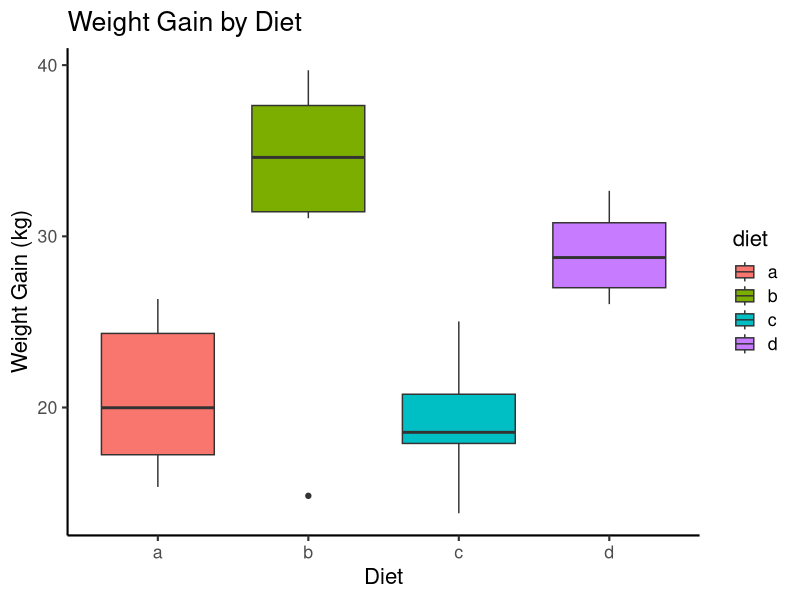
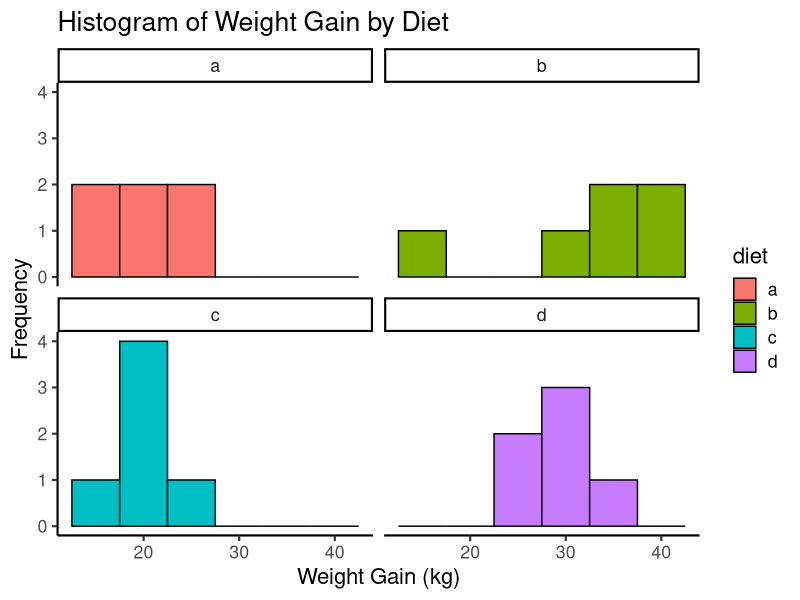
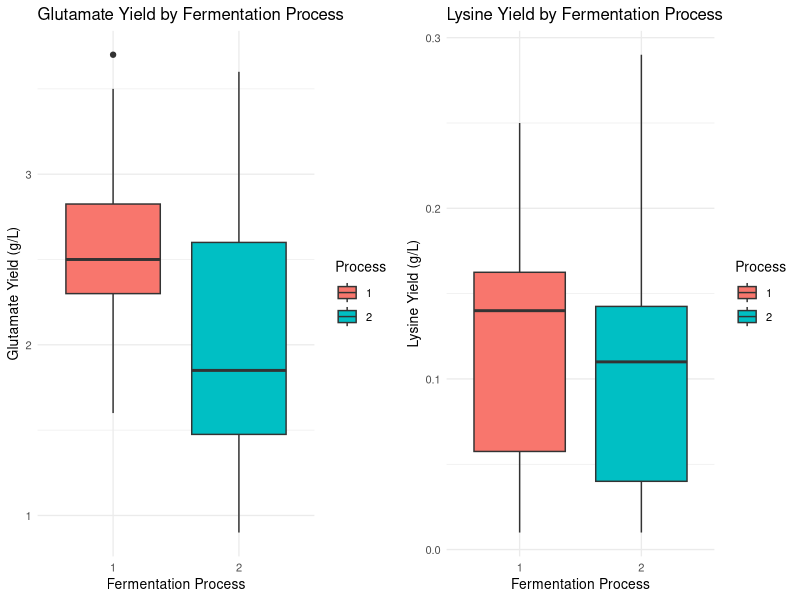
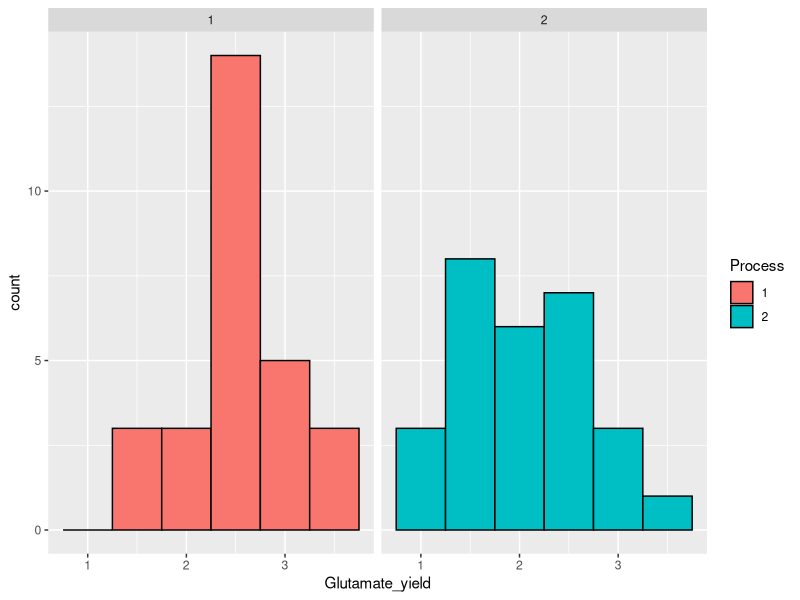
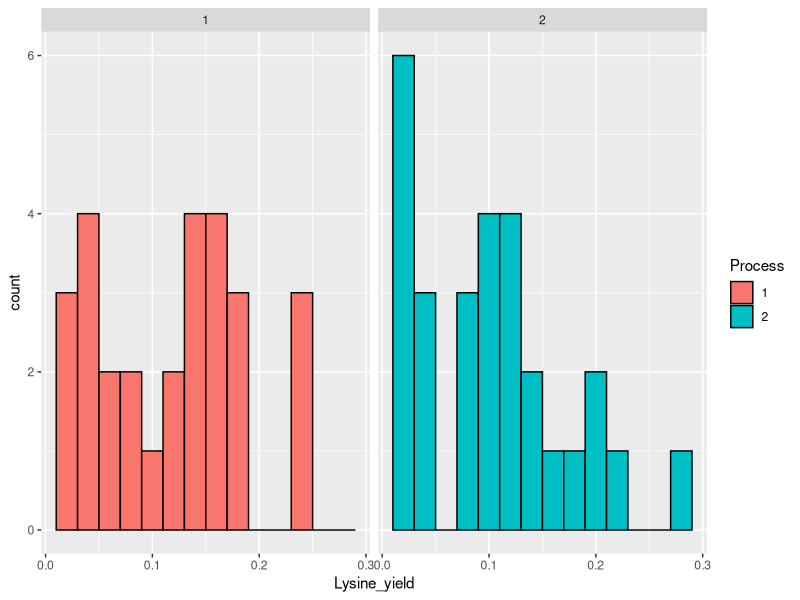
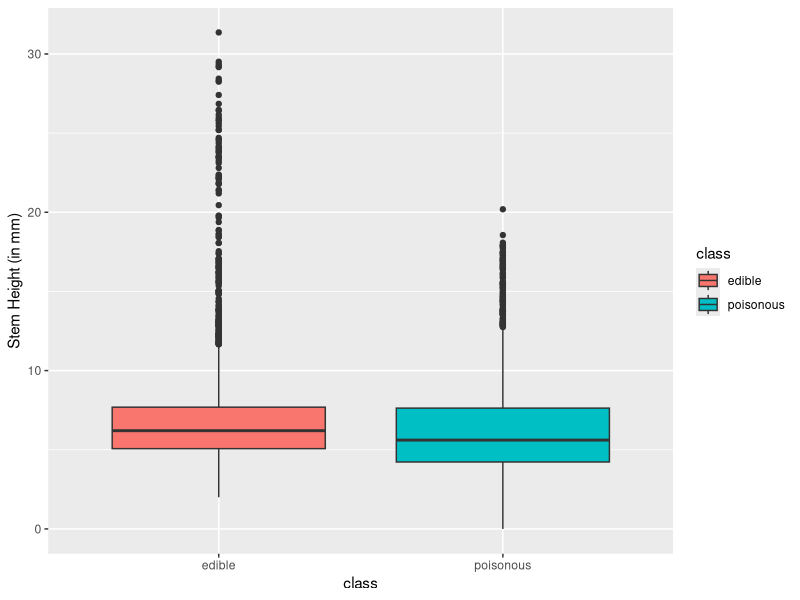
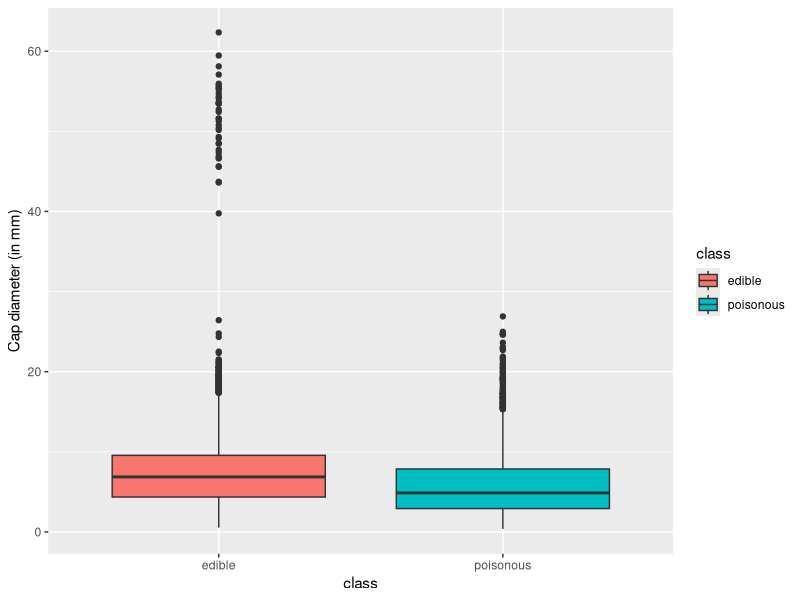
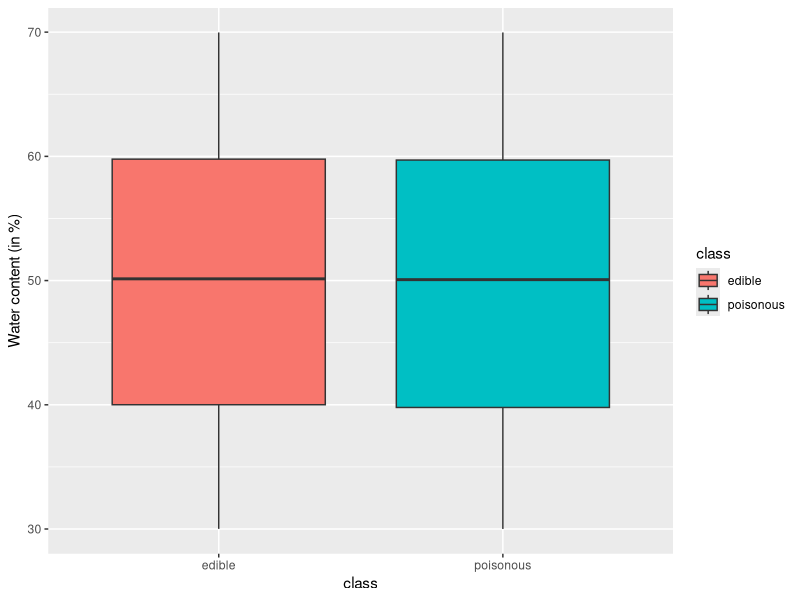

The R source for these figures, in order:
library(tidyverse)
library(dplyr)
library(ggplot2)
library(gridExtra)

df1 = read.csv("Deer.csv", header = T, stringsAsFactors = T)
View(df1) # 2 cols and 24 rows

str(df1) #all columns are in proper data types

summary(df1) #no na,nan or missing values

#Before performing let's us visualize

ggplot(df1, aes(x=diet, y=gain, fill=diet)) +
  geom_boxplot() +
  labs(title = "Weight Gain by Diet", x = "Diet", y = "Weight Gain (kg)") +
  theme_classic(base_size = 16)

#Diet B shows the highest median gain, followed by Diet D, Diet A, and Diet C. 
#so there may be a significant effect of diet on weight gain in Père David's deer. 
#To confirm this,Let's us perform an ANOVA test to check whether the differences in weight gain across the diets are statistically significant or not.

#Why anova because there are four diets. 

#also here weight gain based on diets is independent and the spread of values in each boxplot is roughly similar, 
#this suggests homogeneity of variances.

#why one anova because there is only one independent variable diet.

#Null hypoythesis: no significant difference in weight gain among the different diets
#meaning diet does not influence weight gain in Père David's deer.

#Alternative hypothesis: is significant difference in weight gain among the different diets
#meaning diet does influence weight gain in Père David's deer.

ggplot(df1, aes(x = gain, fill = diet)) +
  geom_histogram(binwidth = 5, color = "black") +
  labs(title = "Histogram of Weight Gain by Diet",
       x = "Weight Gain (kg)",
       y = "Frequency") +
  facet_wrap(~ diet) +  
  theme_classic(base_size = 16)


df1_model <- lm(gain ~ diet, df1)

anova(df1_model)

#here p value is 0.00128. So we reject the null hypothesis. 
#and conclude there is a statistically significant effect of diet on weight gain in Père David's deer.

df1_aov = aov(df1_model)

TukeyHSD(df1_aov, ordered = T)

# only d and c, b and c and b and a show significant difference.

sum_stat = df1 %>%
  group_by(diet) %>%
  summarise(
    mean_gain = mean(gain),
    SD_gain = sd(gain),
    SE_gain = sd(gain)/sqrt(n()),
  )
print(sum_stat)


ferm = read.csv("Fermentation.csv", header = T)

View(ferm)

ferm$Process = as.factor(ferm$Process)

str(ferm)

summary(ferm)

plot_glutamate <- ggplot(ferm, aes(x = Process, y = Glutamate_yield, fill = Process)) +
  geom_boxplot() +
  labs(title = "Glutamate Yield by Fermentation Process",
       x = "Fermentation Process",
       y = "Glutamate Yield (g/L)") +
  theme_minimal(base_size = 10)

plot_lysine <- ggplot(ferm, aes(x = Process, y = Lysine_yield, fill = Process)) +
  geom_boxplot() +
  labs(title = "Lysine Yield by Fermentation Process",
       x = "Fermentation Process",
       y = "Lysine Yield (g/L)") +
  theme_minimal(base_size = 10)

grid.arrange(plot_glutamate, plot_lysine, ncol = 2)

#glutamate and lysine yield is higher in during process 1. 

ggplot(ferm, aes(x = Glutamate_yield, fill=Process)) +
  geom_histogram(binwidth = 0.5, color = "black") +
  facet_wrap(~Process)
  labs(title = "Histogram of Glutamate Yield",
       x = "Glutamate Yield (g/L)",
       y = "Frequency") +
  theme_minimal()
  
ggplot(ferm, aes(x = Lysine_yield, fill=Process)) +
  geom_histogram(binwidth = 0.02, color = "black") +
  facet_wrap(~Process)
  labs(title = "Histogram of Lysine Yield",
       x = "Lysine Yield (g/L)",
       y = "Frequency") +
  theme_minimal()
  
#seems normally distributed

sum_stat = ferm %>%
  group_by(Process) %>%
  summarise(
    mean_Glutamate_yield = mean(Glutamate_yield),
    SD_Glutamate_yield = sd(Glutamate_yield),
    SE_Glutamate_yield = sd(Glutamate_yield)/sqrt(n()),
    mean_Lysine_yield = mean(Lysine_yield),
    SD_Lysine_yield = sd(Lysine_yield),
    SE_Lysine_yield = sd(Lysine_yield)/sqrt(n())
  )

T_sum_stat = t(sum_stat)

T_sum_stat_df <- as.data.frame(T_sum_stat)

colnames(T_sum_stat_df) <- T_sum_stat_df[1, ]

# View the updated data frame
View(T_sum_stat_df)

# we will use paired t test because there are two independent variable and two outcome. 

t.test(Glutamate_yield ~ Process, data = ferm)

#since p value is very small (0.004), we reject null hypothesis and we say
#there is significant difference, Glutamate yield in old process is higher than in new process.

t.test(Lysine_yield ~ Process, data = ferm)

#since p value is higher than the threshold, we accept null hypothesis and we say
#there is no significant difference, lysine yield in old process same as in new process.


mushroom = read.csv("mushroom_5k.csv", header = T, stringsAsFactors = T)

View(mushroom)

str(mushroom)

#features such as colour, water content, cap size and stem height.

ggplot(mushroom, aes(x=class,y=stem.height,fill=class)) +
  geom_boxplot() +
  labs(y="Stem Height (in mm)")
  theme_bw(base_size = 16)
  
ggplot(mushroom, aes(x=class,y=cap.diameter,fill=class)) +
  geom_boxplot() +
  labs(y="Cap diameter (in mm)")
  theme_bw(base_size = 16)
  
ggplot(mushroom, aes(x=class,y=water.content,fill=class)) +
  geom_boxplot() +
  labs(y="Water content (in %)")
  theme_bw(base_size = 16)
  

mushroom_stat = mushroom %>% 
  group_by(class) %>% 
  summarise(
    mean_sh=mean(stem.height),
    sd_sh=sd(stem.height),
    se_sh=sd(stem.height)/sqrt(n()),
    mean_cd=mean(cap.diameter),
    sd_sh=sd(cap.diameter),
    se_sh=sd(cap.diameter)/sqrt(n()),
    mean_wc=mean(water.content),
    sd_wc=sd(water.content),
    se_wc=sd(water.content)/sqrt(n())
    )
T_mushroom_stat = t(mushroom_stat)
View(T_mushroom_stat)

t.test(stem.height ~ class,mushroom) 

#There is a significant difference in stem height between edible and poisonous mushrooms, with a p-value < 2.2e-16.
#The mean stem height is greater in edible mushrooms (7.07 cm) compared to poisonous mushrooms (6.18 cm).


t.test(cap.diameter ~ class, mushroom)
#A significant difference exists in cap diameter between edible and poisonous mushrooms, with a p-value < 2.2e-16.
#The mean cap diameter is larger in edible mushrooms (8.07 cm) than in poisonous mushrooms (5.85 cm).


t.test(water.content ~ class, mushroom)

#There is no significant difference in water content between edible and poisonous mushrooms, with a p-value of 0.9642.
#The mean water content is nearly the same for edible (49.87%) and poisonous mushrooms (49.86%).

table(mushroom$class , mushroom$colour)

chisq.test(mushroom$class , mushroom$colour)

#p value is  p-value = 0.06057, we reject null hypothesis
# we can say mushroom color does not significantly influence weather mushroom is edible or not.

ggplot(mushroom,aes(x=stem.height,y=cap.diameter,color=class)) +
  geom_point() + 
  labs(title = "Association Between Stem Height And Cap Diameter ", x = "Stem Height (mm)", y = "Cap Diameter (mm)") +
  theme_classic(base_size=16)

cor.test(mushroom$stem.height, mushroom$cap.diameter)

#The correlation coefficient, r = 0.398, suggests a moderate positive association between stem height and cap diameter.
#meaning as stem height increases, cap diameter tends to increase as well.
#The p-value is extremely low (< 2.2e-16), which indicates that the correlation is statistically significant.
#Thus, we can reject the null hypothesis of no correlation.